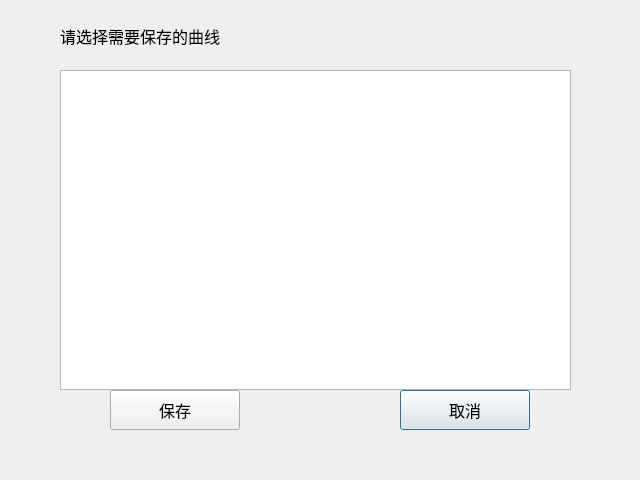
<?xml version="1.0" encoding="UTF-8"?>
<ui version="4.0">
 <class>Save</class>
 <widget class="QDialog" name="Save">
  <property name="geometry">
   <rect>
    <x>0</x>
    <y>0</y>
    <width>640</width>
    <height>480</height>
   </rect>
  </property>
  <property name="windowTitle">
   <string>Dialog</string>
  </property>
  <widget class="QPushButton" name="PB_cancel">
   <property name="geometry">
    <rect>
     <x>400</x>
     <y>390</y>
     <width>130</width>
     <height>40</height>
    </rect>
   </property>
   <property name="font">
    <font>
     <family>宋体</family>
     <pointsize>12</pointsize>
    </font>
   </property>
   <property name="text">
    <string>取消</string>
   </property>
  </widget>
  <widget class="QPushButton" name="PB_save">
   <property name="geometry">
    <rect>
     <x>110</x>
     <y>390</y>
     <width>130</width>
     <height>40</height>
    </rect>
   </property>
   <property name="font">
    <font>
     <family>宋体</family>
     <pointsize>12</pointsize>
    </font>
   </property>
   <property name="text">
    <string>保存</string>
   </property>
  </widget>
  <widget class="QTableWidget" name="tableWidget">
   <property name="geometry">
    <rect>
     <x>60</x>
     <y>70</y>
     <width>511</width>
     <height>320</height>
    </rect>
   </property>
   <property name="font">
    <font>
     <family>宋体</family>
     <pointsize>11</pointsize>
    </font>
   </property>
   <property name="autoScrollMargin">
    <number>16</number>
   </property>
   <property name="editTriggers">
    <set>QAbstractItemView::NoEditTriggers</set>
   </property>
   <property name="selectionMode">
    <enum>QAbstractItemView::MultiSelection</enum>
   </property>
   <property name="textElideMode">
    <enum>Qt::ElideMiddle</enum>
   </property>
   <attribute name="horizontalHeaderVisible">
    <bool>false</bool>
   </attribute>
   <attribute name="horizontalHeaderDefaultSectionSize">
    <number>100</number>
   </attribute>
   <attribute name="horizontalHeaderMinimumSectionSize">
    <number>25</number>
   </attribute>
   <attribute name="verticalHeaderVisible">
    <bool>false</bool>
   </attribute>
   <column>
    <property name="text">
     <string/>
    </property>
   </column>
   <column>
    <property name="text">
     <string/>
    </property>
   </column>
   <column>
    <property name="text">
     <string/>
    </property>
   </column>
   <column>
    <property name="text">
     <string/>
    </property>
   </column>
   <column>
    <property name="text">
     <string/>
    </property>
   </column>
  </widget>
  <widget class="QLabel" name="label">
   <property name="geometry">
    <rect>
     <x>60</x>
     <y>20</y>
     <width>161</width>
     <height>31</height>
    </rect>
   </property>
   <property name="font">
    <font>
     <family>宋体</family>
     <pointsize>12</pointsize>
    </font>
   </property>
   <property name="text">
    <string>请选择需要保存的曲线</string>
   </property>
  </widget>
 </widget>
 <resources/>
 <connections/>
</ui>
